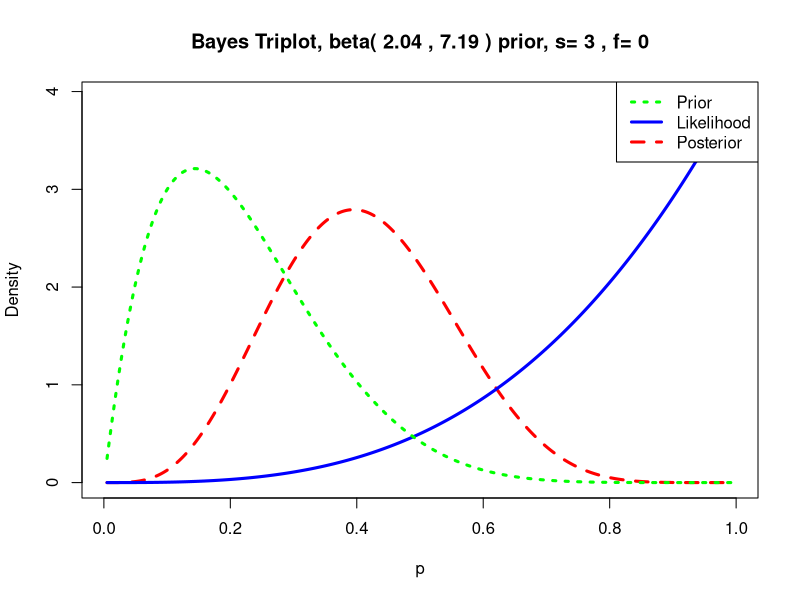
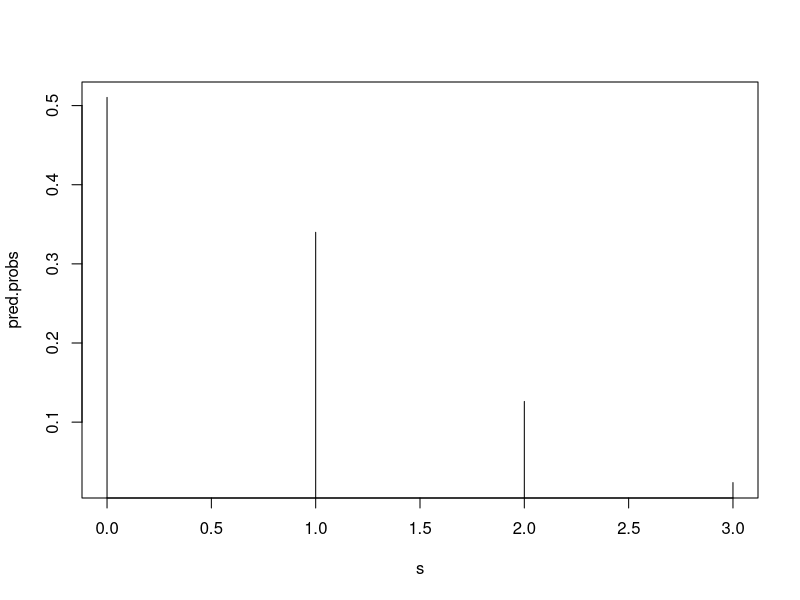

Source code (R) for these figures, in order:
## ---- chunk 1
library(LearnBayes)
## ---- chunk 2
beta.prior = beta.select(list(p=0.5, x=0.2), list(p=0.75, x=.3))
print(beta.prior)
## ---- chunk 3
beta.prior = beta.select(list(p=0.5, x=0.2), list(p=0.75, x=.3))
triplot(beta.prior, c(3,0))
## ---- chunk 4
beta.prior = beta.select(list(p=0.5, x=0.2), list(p=0.75, x=.3))
beta.post = beta.prior + c(3,0)
post.sample = rbeta(1000, beta.post[1], beta.post[2])
quantile(post.sample, c(0.05, 0.95))
## ---- chunk 5

beta.prior = beta.select(list(p=0.5, x=0.2), list(p=0.75, x=.3))

n = 3
s = 0:n
pred.probs = pbetap(beta.prior, n, s)
discint(cbind(s, pred.probs), 0.95)
## ---- chunk 6

beta.prior = beta.select(list(p=0.5, x=0.2), list(p=0.75, x=.3))

n = 3
s = 0:n
pred.probs = pbetap(beta.prior, n, s)
plot(s, pred.probs, type="h")
